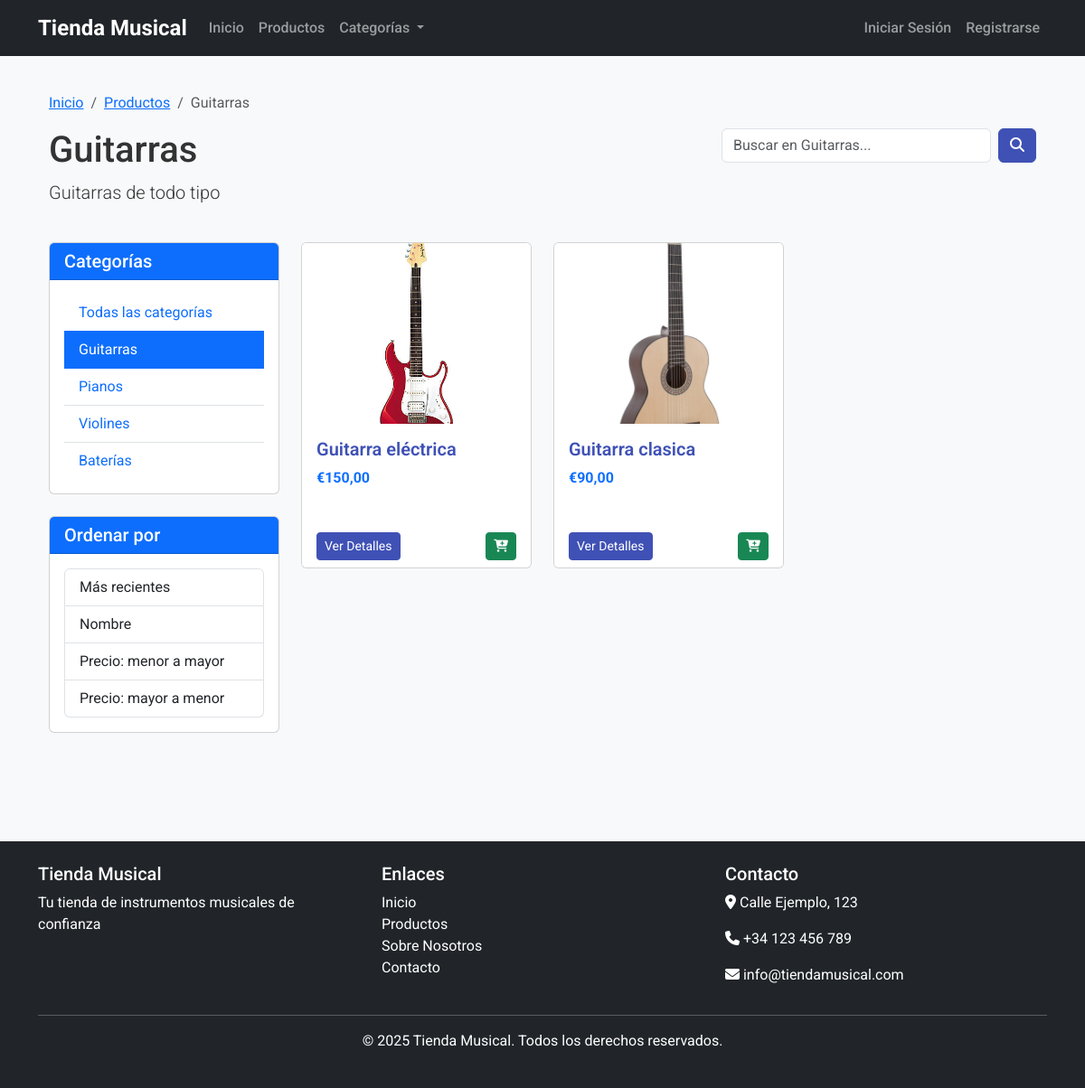
Page /categoria/guitarras/ on the committed database.
### productos/models.py (models this page shows, shortened)
class Categoria(models.Model):
    nombre = models.CharField(max_length=100)
    slug = models.SlugField(max_length=100, unique=True, blank=True)
    descripcion = models.TextField(blank=True)
    class Meta:
        verbose_name = 'Categoría'
        verbose_name_plural = 'Categorías'

class Instrumento(models.Model):
    nombre = models.CharField(max_length=200)
    slug = models.SlugField(max_length=200, unique=True, blank=True)
    categoria = models.ForeignKey(Categoria, related_name='instrumentos', on_delete=models.CASCADE)
    descripcion = models.TextField()
    precio = models.DecimalField(max_digits=10, decimal_places=2)
    stock = models.PositiveIntegerField(default=0)
    disponible = models.BooleanField(default=True)
    imagen = models.ImageField(upload_to='instrumentos/', blank=True)
    fecha_creacion = models.DateTimeField(auto_now_add=True)
    fecha_actualizacion = models.DateTimeField(auto_now=True)
    especificaciones = models.JSONField(blank=True, null=True)
    class Meta:
        verbose_name = 'Instrumento'
        verbose_name_plural = 'Instrumentos'
        ordering = ['-fecha_creacion']

### productos/views.py (the view)
# urls.py: path('categoria/<slug:slug>/', views.CategoriaDetailView.as_view(), name='categoria_detalle'),
class CategoriaDetailView(DetailView):
    model = Categoria
    template_name = 'productos/categoria_detalle.html'
    context_object_name = 'categoria'
    slug_url_kwarg = 'slug'
    def get_context_data(self, **kwargs):
        context = super().get_context_data(**kwargs)
        context['instrumentos'] = Instrumento.objects.filter(
            categoria=self.object,
            disponible=True
        )
        context['categorias'] = Categoria.objects.all()
        return context

### templates/productos/categoria_detalle.html (shortened to what this page needs)
{% extends 'base.html' %}
{% block content %}
<div class="container">
    <nav aria-label="breadcrumb" class="my-3">
        <ol class="breadcrumb">
            <li class="breadcrumb-item"><a href="{% url 'home' %}">Inicio</a></li>
            <li class="breadcrumb-item"><a href="{% url 'producto_lista' %}">Productos</a></li>
            <li class="breadcrumb-item active" aria-current="page">{{ categoria.nombre }}</li>
        </ol>
    </nav>
    <div class="row mb-4">
        <div class="col-md-8">
            <h1>{{ categoria.nombre }}</h1>
            {% if categoria.descripcion %}
            <p class="lead">{{ categoria.descripcion }}</p>
            {% endif %}
        </div>
        <div class="col-md-4">
            <form method="get" class="d-flex">
                <input type="text" name="q" class="form-control me-2" placeholder="Buscar en {{ categoria.nombre }}..." value="{{ request.GET.q }}">
                <button type="submit" class="btn btn-primary"><i class="fas fa-search"></i></button>
            </form>
        </div>
    </div>
    <div class="row">
        <div class="col-md-3 mb-4">
            <div class="card">
                <div class="card-header bg-primary text-white">
                    <h5 class="mb-0">Categorías</h5>
                </div>
                <div class="card-body">
                    <ul class="list-group list-group-flush">
                        <li class="list-group-item">
                            <a href="{% url 'producto_lista' %}" class="d-block text-decoration-none">Todas las categorías</a>
                        </li>
                        {% for cat in categorias %}
                        <li class="list-group-item{% if cat.id == categoria.id %} active{% endif %}">
                            <a href="{% url 'categoria_detalle' cat.slug %}" class="{% if cat.id == categoria.id %}text-white{% endif %} d-block text-decoration-none">{{ cat.nombre }}</a>
                        </li>
                        {% endfor %}
                    </ul>
                </div>
            </div>
            <div class="card mt-3">
                <div class="card-header bg-primary text-white">
                    <h5 class="mb-0">Ordenar por</h5>
                </div>
                <div class="card-body">
                    <div class="list-group">
                        <a href="?orden=fecha" class="list-group-item list-group-item-action ">Más recientes</a>
                        <a href="?{% if request.GET.q %}q={{ request.GET.q }}&{% endif %}orden=nombre" class="list-group-item list-group-item-action {% if request.GET.orden == 'nombre' %}active{% endif %}">Nombre</a>
                        <a href="?{% if request.GET.q %}q={{ request.GET.q }}&{% endif %}orden=precio_asc" class="list-group-item list-group-item-action {% if request.GET.orden == 'precio_asc' %}active{% endif %}">Precio: menor a mayor</a>
                        <a href="?orden=precio_desc" class="list-group-item list-group-item-action ">Precio: mayor a menor</a>
                    </div>
                </div>
            </div>
        </div>
        <div class="col-md-9">
            <div class="row">
                {% for instrumento in instrumentos %}
                <div class="col-md-4 mb-4">
                    <div class="card h-100">
                        {% if instrumento.imagen %}
                        <img src="{{ instrumento.imagen.url }}" class="card-img-top" alt="{{ instrumento.nombre }}">
                        {% else %}
                        <img src="https://via.placeholder.com/300x200" class="card-img-top" alt="{{ instrumento.nombre }}">
                        {% endif %}
                        <div class="card-body">
                            <h5 class="card-title">{{ instrumento.nombre }}</h5>
                            <p class="card-text fw-bold text-primary">€{{ instrumento.precio }}</p>
                        </div>
                        <div class="card-footer bg-white border-top-0 d-flex justify-content-between">
                            <a href="{% url 'instrumento_detalle' instrumento.slug %}" class="btn btn-sm btn-primary">Ver Detalles</a>
                            <button class="btn btn-sm btn-success agregar-carrito" data-id="{{ instrumento.id }}">
                                <i class="fas fa-cart-plus"></i>
                            </button>
                        </div>
                    </div>
                </div>
                {% empty %}
                <div class="col-12">
                    <div class="alert alert-warning">
                        No se encontraron instrumentos en esta categoría{% if request.GET.q %} para "{{ request.GET.q }}"{% endif %}.
                    </div>
                </div>
                {% endfor %}
            </div>
        </div>
    </div>
</div>
{% endblock %}

### static/css/style.css (style rules this page uses)
:root { --primary-color: #3f51b5; --secondary-color: #ff4081; --accent-color: #ffc107; --text-color: #333; --light-bg: #f8f9fa; --dark-bg: #343a40; }
body { font-family: 'Roboto', sans-serif; color: var(--text-color); background-color: var(--light-bg); }
.btn-primary { background-color: var(--primary-color); border-color: var(--primary-color); }
.card { transition: transform 0.3s ease, box-shadow 0.3s ease; margin-bottom: 1.5rem; }
.card-title { font-weight: 600; color: var(--primary-color); }
.card-img-top { height: 200px; object-fit: cover; }

### rows in the picture
Categoria: nombre "Guitarras", descripcion "Guitarras de todo tipo", q "Buscar en Guitarras..."
Categoria: nombre "Pianos"
Categoria: nombre "Violines"
Categoria: nombre "Baterías"
Instrumento: imagen (picture), nombre "Guitarra eléctrica", precio "150,00"
Instrumento: imagen (picture), nombre "Guitarra clasica", precio "90,00"
